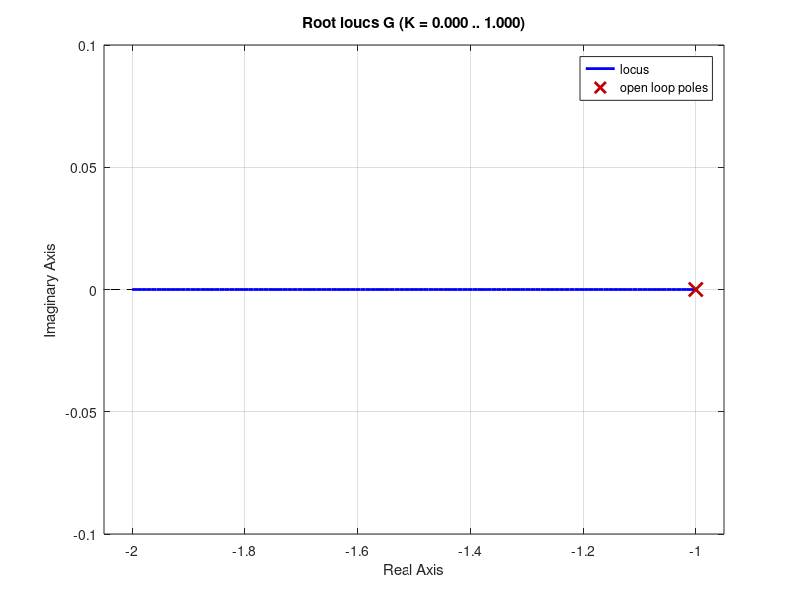

This chart was generated by the following MATLAB code: (Note: this script raises an error after producing the figure.)
%% Clear Workspace
clear;
clc;
close all; 
%% Parametri del sistema
s = tf('s');
G = 1/(s+1);
% sono entrambe funzioni continue nel tempo

% s G fosse complessa potrei migliorare la stabilità numerica usand minreal
%G = minreal(G);

%% Luogo delle radici (analisi gradica di poli e zeri)
% Opzione 1
figure(1);
rlocus(G);
% dal Luogo delle Radici get: [ r: radici, k: guadagni ]
[r, k] = rlocus(G);

grid on

% Opzione 2
figure(2)
% traccia il luogo delle radici
h = rlocusplot(minreal(G)); 
% wants as input a plot and stores all its data!!
p = getoptions(h); 

% setto la x limitando la vista tra [-3, 0]
p.XLim = {[-3, 0]}
setoptions(h,p)
grid on





